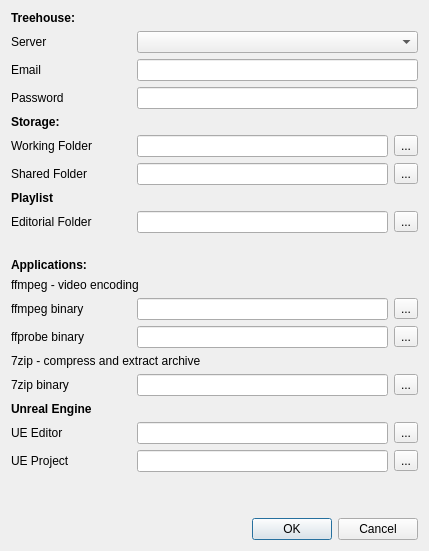
<?xml version="1.0" encoding="UTF-8"?>
<ui version="4.0">
 <class>SettingsDialog</class>
 <widget class="QDialog" name="SettingsDialog">
  <property name="windowModality">
   <enum>Qt::ApplicationModal</enum>
  </property>
  <property name="geometry">
   <rect>
    <x>0</x>
    <y>0</y>
    <width>429</width>
    <height>551</height>
   </rect>
  </property>
  <property name="focusPolicy">
   <enum>Qt::StrongFocus</enum>
  </property>
  <property name="windowTitle">
   <string>Swing: Application Settings</string>
  </property>
  <property name="modal">
   <bool>true</bool>
  </property>
  <layout class="QVBoxLayout" name="verticalLayout">
   <item>
    <widget class="QLabel" name="labelTreeHouse">
     <property name="font">
      <font>
       <weight>75</weight>
       <bold>true</bold>
      </font>
     </property>
     <property name="text">
      <string>Treehouse:</string>
     </property>
    </widget>
   </item>
   <item>
    <layout class="QHBoxLayout" name="horizontalLayout">
     <item>
      <widget class="QLabel" name="labelServer">
       <property name="minimumSize">
        <size>
         <width>120</width>
         <height>0</height>
        </size>
       </property>
       <property name="text">
        <string>Server</string>
       </property>
      </widget>
     </item>
     <item>
      <widget class="QComboBox" name="comboBoxServer">
       <property name="sizePolicy">
        <sizepolicy hsizetype="Expanding" vsizetype="Fixed">
         <horstretch>0</horstretch>
         <verstretch>0</verstretch>
        </sizepolicy>
       </property>
       <property name="toolTip">
        <string>Treehouse server URL</string>
       </property>
      </widget>
     </item>
    </layout>
   </item>
   <item>
    <layout class="QHBoxLayout" name="horizontalLayout_2">
     <item>
      <widget class="QLabel" name="labelEmail">
       <property name="minimumSize">
        <size>
         <width>120</width>
         <height>0</height>
        </size>
       </property>
       <property name="text">
        <string>Email</string>
       </property>
      </widget>
     </item>
     <item>
      <widget class="QLineEdit" name="lineEditEmail">
       <property name="toolTip">
        <string>User logon address</string>
       </property>
      </widget>
     </item>
    </layout>
   </item>
   <item>
    <layout class="QHBoxLayout" name="horizontalLayout_3">
     <item>
      <widget class="QLabel" name="labelPassword">
       <property name="minimumSize">
        <size>
         <width>120</width>
         <height>0</height>
        </size>
       </property>
       <property name="text">
        <string>Password</string>
       </property>
       <property name="textFormat">
        <enum>Qt::AutoText</enum>
       </property>
      </widget>
     </item>
     <item>
      <widget class="QLineEdit" name="lineEditPassword">
       <property name="toolTip">
        <string>User password</string>
       </property>
       <property name="echoMode">
        <enum>QLineEdit::Password</enum>
       </property>
      </widget>
     </item>
    </layout>
   </item>
   <item>
    <widget class="QLabel" name="label_10">
     <property name="font">
      <font>
       <weight>75</weight>
       <bold>true</bold>
      </font>
     </property>
     <property name="text">
      <string>Storage:</string>
     </property>
    </widget>
   </item>
   <item>
    <layout class="QHBoxLayout" name="horizontalLayout_4">
     <item>
      <widget class="QLabel" name="labelWorkingFolder">
       <property name="minimumSize">
        <size>
         <width>120</width>
         <height>0</height>
        </size>
       </property>
       <property name="text">
        <string>Working Folder</string>
       </property>
      </widget>
     </item>
     <item>
      <widget class="QLineEdit" name="lineEditWorkingFolder">
       <property name="toolTip">
        <string>&lt;html&gt;&lt;head/&gt;&lt;body&gt;&lt;p&gt;Root directory for projects&lt;/p&gt;&lt;p&gt;Shots will be downloaded to:&lt;/p&gt;&lt;p&gt;&lt;span style=&quot; font-weight:600;&quot;&gt;root/project/shots&lt;/span&gt;&lt;/p&gt;&lt;p&gt;Assets will be downloaded to: &lt;/p&gt;&lt;p&gt;&lt;span style=&quot; font-weight:600;&quot;&gt;root/project/assets&lt;/span&gt;&lt;/p&gt;&lt;/body&gt;&lt;/html&gt;</string>
       </property>
      </widget>
     </item>
     <item>
      <widget class="QToolButton" name="toolButtonWorkingFolder">
       <property name="text">
        <string>...</string>
       </property>
      </widget>
     </item>
    </layout>
   </item>
   <item>
    <layout class="QHBoxLayout" name="horizontalLayout_12">
     <item>
      <widget class="QLabel" name="labelSharedFolder">
       <property name="minimumSize">
        <size>
         <width>120</width>
         <height>0</height>
        </size>
       </property>
       <property name="text">
        <string>Shared Folder</string>
       </property>
      </widget>
     </item>
     <item>
      <widget class="QLineEdit" name="lineEditSharedFolder">
       <property name="toolTip">
        <string>&lt;html&gt;&lt;head/&gt;&lt;body&gt;&lt;p&gt;Mapped drive to shared content&lt;/p&gt;&lt;/body&gt;&lt;/html&gt;</string>
       </property>
      </widget>
     </item>
     <item>
      <widget class="QToolButton" name="toolButtonSharedFolder">
       <property name="text">
        <string>...</string>
       </property>
      </widget>
     </item>
    </layout>
   </item>
   <item>
    <widget class="QLabel" name="label_14">
     <property name="font">
      <font>
       <weight>75</weight>
       <bold>true</bold>
      </font>
     </property>
     <property name="text">
      <string>Playlist</string>
     </property>
    </widget>
   </item>
   <item>
    <layout class="QHBoxLayout" name="horizontalLayout_9">
     <item>
      <widget class="QLabel" name="labelEditorialFolder">
       <property name="minimumSize">
        <size>
         <width>120</width>
         <height>0</height>
        </size>
       </property>
       <property name="text">
        <string>Editorial Folder</string>
       </property>
      </widget>
     </item>
     <item>
      <widget class="QLineEdit" name="lineEditEditorialFolder">
       <property name="toolTip">
        <string>Destination for playlist downloads</string>
       </property>
      </widget>
     </item>
     <item>
      <widget class="QToolButton" name="toolButtonEditorialFolder">
       <property name="text">
        <string>...</string>
       </property>
      </widget>
     </item>
    </layout>
   </item>
   <item>
    <spacer name="verticalSpacer_3">
     <property name="orientation">
      <enum>Qt::Vertical</enum>
     </property>
     <property name="sizeHint" stdset="0">
      <size>
       <width>20</width>
       <height>6</height>
      </size>
     </property>
    </spacer>
   </item>
   <item>
    <widget class="QLabel" name="label_6">
     <property name="font">
      <font>
       <weight>75</weight>
       <bold>true</bold>
      </font>
     </property>
     <property name="text">
      <string>Applications:</string>
     </property>
    </widget>
   </item>
   <item>
    <widget class="QLabel" name="labelFfmpeg">
     <property name="text">
      <string>ffmpeg - video encoding</string>
     </property>
    </widget>
   </item>
   <item>
    <layout class="QHBoxLayout" name="horizontalLayout_5">
     <item>
      <widget class="QLabel" name="labelFfmpegBin">
       <property name="minimumSize">
        <size>
         <width>120</width>
         <height>0</height>
        </size>
       </property>
       <property name="text">
        <string>ffmpeg binary</string>
       </property>
      </widget>
     </item>
     <item>
      <widget class="QLineEdit" name="lineEditFfmpegBin">
       <property name="toolTip">
        <string>&lt;html&gt;&lt;head/&gt;&lt;body&gt;&lt;p&gt;Location of ffmpeg executable, usually something like &lt;/p&gt;&lt;p&gt;&lt;br/&gt;&lt;/p&gt;&lt;p&gt;C:\ffmpeg\ffmpeg-20200831-4a11a6f-win64-static\bin\ffmpeg.exe&lt;/p&gt;&lt;/body&gt;&lt;/html&gt;</string>
       </property>
      </widget>
     </item>
     <item>
      <widget class="QToolButton" name="toolButtonFfmpegBin">
       <property name="text">
        <string>...</string>
       </property>
      </widget>
     </item>
    </layout>
   </item>
   <item>
    <layout class="QHBoxLayout" name="horizontalLayout_6">
     <item>
      <widget class="QLabel" name="labelFfprobeBin">
       <property name="minimumSize">
        <size>
         <width>120</width>
         <height>0</height>
        </size>
       </property>
       <property name="text">
        <string>ffprobe binary</string>
       </property>
      </widget>
     </item>
     <item>
      <widget class="QLineEdit" name="lineEditFfprobeBin">
       <property name="toolTip">
        <string>&lt;html&gt;&lt;head/&gt;&lt;body&gt;&lt;p&gt;Location of ffprobe executable, usually something like &lt;/p&gt;&lt;p&gt;&lt;br/&gt;&lt;/p&gt;&lt;p&gt;C:\ffmpeg\ffmpeg-20200831-4a11a6f-win64-static\bin\ffmpeg.exe&lt;/p&gt;&lt;/body&gt;&lt;/html&gt;</string>
       </property>
      </widget>
     </item>
     <item>
      <widget class="QToolButton" name="toolButtonFfprobeBin">
       <property name="text">
        <string>...</string>
       </property>
      </widget>
     </item>
    </layout>
   </item>
   <item>
    <widget class="QLabel" name="label7Zip">
     <property name="text">
      <string>7zip - compress and extract archive</string>
     </property>
    </widget>
   </item>
   <item>
    <layout class="QHBoxLayout" name="horizontalLayout_7">
     <item>
      <widget class="QLabel" name="label7ZipBin">
       <property name="minimumSize">
        <size>
         <width>120</width>
         <height>0</height>
        </size>
       </property>
       <property name="text">
        <string>7zip binary</string>
       </property>
      </widget>
     </item>
     <item>
      <widget class="QLineEdit" name="lineEdit7zBinary">
       <property name="toolTip">
        <string>&lt;html&gt;&lt;head/&gt;&lt;body&gt;&lt;p&gt;Location of 7z.exe executable&lt;/p&gt;&lt;p&gt;&lt;br/&gt;&lt;/p&gt;&lt;/body&gt;&lt;/html&gt;</string>
       </property>
      </widget>
     </item>
     <item>
      <widget class="QToolButton" name="toolButton7zSelect">
       <property name="text">
        <string>...</string>
       </property>
      </widget>
     </item>
    </layout>
   </item>
   <item>
    <widget class="QLabel" name="labelUE">
     <property name="font">
      <font>
       <weight>75</weight>
       <bold>true</bold>
      </font>
     </property>
     <property name="text">
      <string>Unreal Engine</string>
     </property>
    </widget>
   </item>
   <item>
    <layout class="QHBoxLayout" name="horizontalLayout_10">
     <item>
      <widget class="QLabel" name="labelUEEditorBin">
       <property name="minimumSize">
        <size>
         <width>120</width>
         <height>0</height>
        </size>
       </property>
       <property name="text">
        <string>UE Editor</string>
       </property>
      </widget>
     </item>
     <item>
      <widget class="QLineEdit" name="lineEditUEBin">
       <property name="toolTip">
        <string>&lt;html&gt;&lt;head/&gt;&lt;body&gt;&lt;p&gt;Path to UE4Editor.exe&lt;/p&gt;&lt;/body&gt;&lt;/html&gt;</string>
       </property>
      </widget>
     </item>
     <item>
      <widget class="QToolButton" name="toolButtonUESelect">
       <property name="text">
        <string>...</string>
       </property>
      </widget>
     </item>
    </layout>
   </item>
   <item>
    <layout class="QHBoxLayout" name="horizontalLayout_11">
     <item>
      <widget class="QLabel" name="labelUEProject">
       <property name="minimumSize">
        <size>
         <width>120</width>
         <height>0</height>
        </size>
       </property>
       <property name="toolTip">
        <string>Path to UE Project</string>
       </property>
       <property name="text">
        <string>UE Project</string>
       </property>
      </widget>
     </item>
     <item>
      <widget class="QLineEdit" name="lineEditUEProject">
       <property name="toolTip">
        <string>Path to UE Project</string>
       </property>
      </widget>
     </item>
     <item>
      <widget class="QToolButton" name="toolButtonUESelectUEProject">
       <property name="text">
        <string>...</string>
       </property>
      </widget>
     </item>
    </layout>
   </item>
   <item>
    <spacer name="verticalSpacer_2">
     <property name="orientation">
      <enum>Qt::Vertical</enum>
     </property>
     <property name="sizeHint" stdset="0">
      <size>
       <width>20</width>
       <height>40</height>
      </size>
     </property>
    </spacer>
   </item>
   <item>
    <layout class="QHBoxLayout" name="horizontalLayout_8"/>
   </item>
   <item>
    <widget class="QDialogButtonBox" name="buttonBox">
     <property name="orientation">
      <enum>Qt::Horizontal</enum>
     </property>
     <property name="standardButtons">
      <set>QDialogButtonBox::Cancel|QDialogButtonBox::Ok</set>
     </property>
    </widget>
   </item>
  </layout>
 </widget>
 <resources/>
 <connections>
  <connection>
   <sender>buttonBox</sender>
   <signal>accepted()</signal>
   <receiver>SettingsDialog</receiver>
   <slot>accept()</slot>
   <hints>
    <hint type="sourcelabel">
     <x>248</x>
     <y>254</y>
    </hint>
    <hint type="destinationlabel">
     <x>157</x>
     <y>274</y>
    </hint>
   </hints>
  </connection>
  <connection>
   <sender>buttonBox</sender>
   <signal>rejected()</signal>
   <receiver>SettingsDialog</receiver>
   <slot>reject()</slot>
   <hints>
    <hint type="sourcelabel">
     <x>316</x>
     <y>260</y>
    </hint>
    <hint type="destinationlabel">
     <x>286</x>
     <y>274</y>
    </hint>
   </hints>
  </connection>
 </connections>
</ui>
